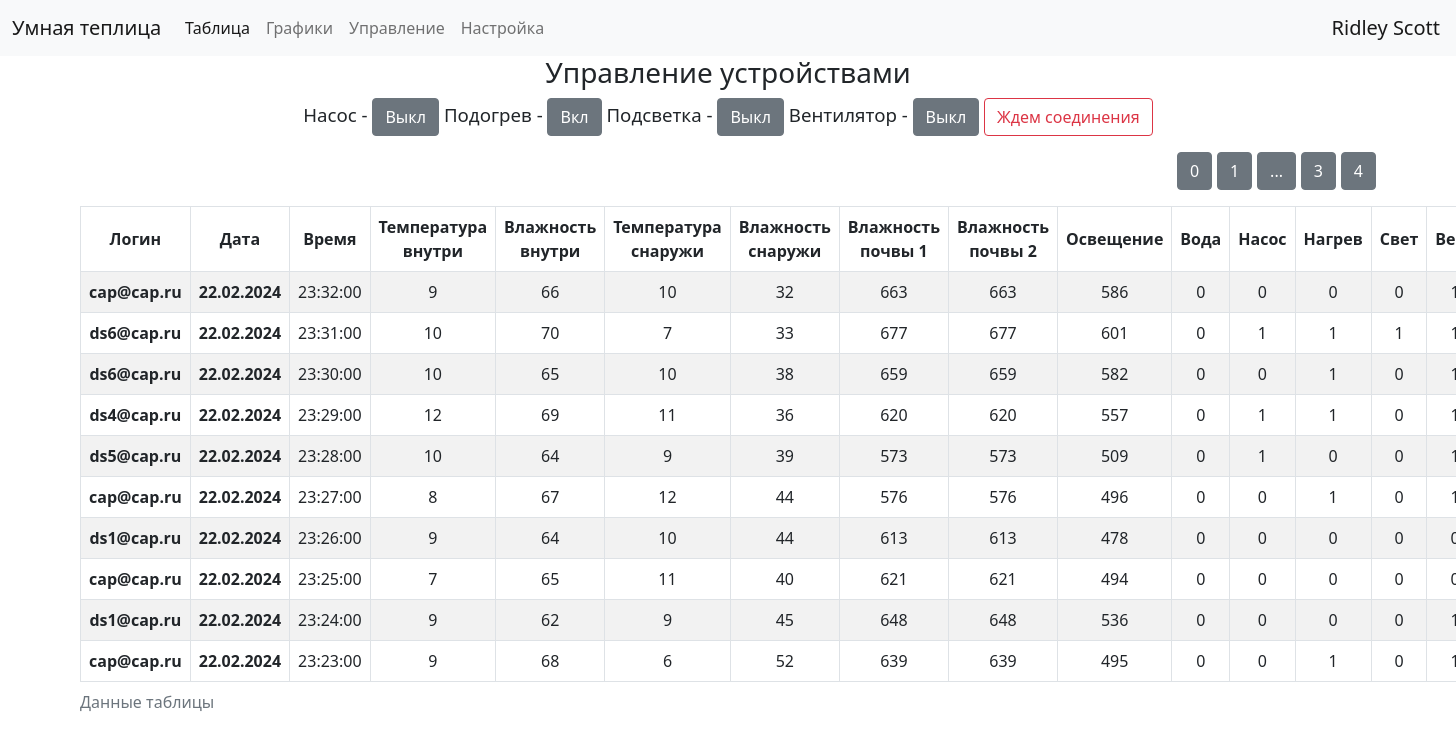
/table/2 (signed in), run on the app's committed database.
### data/users.py (models this page shows, shortened)
class User(SqlAlchemyBase,UserMixin):
    __tablename__ = 'users'
    id = sqlalchemy.Column(sqlalchemy.Integer, primary_key=True, autoincrement=True)
    surname = sqlalchemy.Column(sqlalchemy.String, nullable=True)
    name = sqlalchemy.Column(sqlalchemy.String, nullable=True)
    email = sqlalchemy.Column(sqlalchemy.String, index=True, unique=True, nullable=True)
    hashed_password = sqlalchemy.Column(sqlalchemy.String, nullable=True)
    modified_date = sqlalchemy.Column(sqlalchemy.DateTime, default=datetime.datetime.now)
    token = sqlalchemy.Column(sqlalchemy.String, nullable=True, default='NNNNNNNNNNN')

### data/sensors.py (models this page shows, shortened)
class Sensors(SqlAlchemyBase):
    __tablename__ = 'sensors'
    id = sqlalchemy.Column(sqlalchemy.Integer, primary_key=True, autoincrement=True)
    date = sqlalchemy.Column(sqlalchemy.DateTime, default=datetime.datetime.now)
    temp_in = sqlalchemy.Column(sqlalchemy.Integer, nullable=True, default=0)
    humidity_in = sqlalchemy.Column(sqlalchemy.Integer, nullable=True, default=0)
    temp_out = sqlalchemy.Column(sqlalchemy.Integer, nullable=True, default=0)
    humidity_out = sqlalchemy.Column(sqlalchemy.Integer, nullable=True, default=0)
    moisture1 = sqlalchemy.Column(sqlalchemy.Integer, nullable=True, default=0)
    moisture2 = sqlalchemy.Column(sqlalchemy.Integer, nullable=True, default=0)
    light = sqlalchemy.Column(sqlalchemy.Integer, nullable=True, default=0)
    token = sqlalchemy.Column(sqlalchemy.String, nullable=True, default='NNNNNNNNNNN')
    pump = sqlalchemy.Column(sqlalchemy.Integer, default=0)
    heat = sqlalchemy.Column(sqlalchemy.Integer, default=0)
    led = sqlalchemy.Column(sqlalchemy.Integer, default=0)
    fan = sqlalchemy.Column(sqlalchemy.Integer, default=0)
    water = sqlalchemy.Column(sqlalchemy.Integer, default=0)

### main.py (the view)
@app.route('/table/<page>')
@login_required
def table_page(page):
    db_sess = db_session.create_session()
    print('table', correkt_date_time())
    base_data = db_sess.query(Sensors).filter(current_user.is_authenticated,
                                              (Sensors.token == current_user.token) | (current_user.id == 1)).all()
    base_data = base_data[:100]
    users = db_sess.query(User).all()
    names = {name.token: (name.surname, name.name, name.email) for name in users}
    db_sess.close()
    return render_template('table.html', len_data=int(len(base_data) / 10) + 1,
                           names=names, status=dev_status(), text_button=name_button, base_data=base_data[::-1],
                           page=int(page), token=current_user.token,
                           up=False)

### data/db_session.py (called while the page is built)
def create_session() -> Session:
    global __factory
    return __factory()

### main.py (called while the page is built)
def correkt_date_time():
    dt = datetime.datetime.now()
    delta_time = datetime.timedelta(hours=3)
    dt += delta_time
    return dt

@login_manager.user_loader
def load_user(user_id):
    db_sess = db_session.create_session()
    return db_sess.query(User).get(user_id)

### templates/table.html (shortened to what this page needs)
{% extends "base.html" %}
{% block content %}
<div class="button_next">
    <p>
        {% for item in range(len_data) %}
        {% if page != item %}
        <a href="{{ item  }}" class="btn btn-secondary">{{ item }}</a>
        {% else %}
        <a href="" class="btn btn-secondary">...</a>
        {% endif %}
        {% endfor %}
    <div class="table_container">
        <table class="table table-striped table-hover table-bordered">
            <caption>Данные таблицы</caption>
            <thead>
            <tr>
                {% if current_user.is_authenticated and current_user.id == 1 %}
                <th scope="col" align="center">Логин</th>
                {% endif %}
                <th scope="col" align="center">Дата</th>
                <th scope="col">Время</th>
                <th scope="col">Температура внутри</th>
                <th scope="col">Влажность внутри</th>
                <th scope="col">Температура снаружи</th>
                <th scope="col">Влажность снаружи</th>
                <th scope="col">Влажность почвы 1</th>
                <th scope="col">Влажность почвы 2</th>
                <th scope="col">Освещение</th>
                <th scope="col">Вода</th>
                <th scope="col">Насос</th>
                <th scope="col">Нагрев</th>
                <th scope="col">Свет</th>
                <th scope="col">Вент</th>
            </tr>
            </thead>
            <tbody>
            {% for item in base_data[page * 10:(page + 1)*10] %}
            <tr>
                {% if current_user.is_authenticated and current_user.id == 1 %}
                <th scope="col" align="center">{{ names[item.token][2] }}</th>
                {% endif %}
                <th scope="row">{{item.date.strftime("%d.%m.%Y")}}</td>
                <td>{{item.date.strftime("%H:%M:%S")}}</td>
                <td>{{item.temp_in}}</td>
                <td>{{item.humidity_in}}</td>
                <td>{{item.temp_out}}</td>
                <td>{{item.humidity_out}}</td>
                <td>{{item.moisture1}}</td>
                <td>{{item.moisture2}}</td>
                <td>{{item.light}}</td>
                <td>{{item.water}}</td>
                <td>{{item.pump}}</td>
                <td>{{item.heat}}</td>
                <td>{{item.led}}</td>
                <td>{{item.fan}}</td>
            </tr>
            {% endfor %}
            </tbody>
        </table>
    </div>
    {% endblock %}

### templates/base.html (shortened to what this page needs)
<!doctype html>
<html lang="en">
<head>
                    <link rel="stylesheet"
                    href="https://cdn.jsdelivr.net/npm/bootstrap@5.0.0-beta1/dist/css/bootstrap.min.css"
>
    <link rel="stylesheet" type="text/css" href="/static/css/style.css"/>
</head>
<body>
<header>
    <nav class="navbar navbar-expand-lg navbar-light bg-light">
        <div class="container-fluid">
            <a class="navbar-brand" href="../readme">Умная теплица</a>
            <div class="collapse navbar-collapse" id="navbarNavAltMarkup">
                <div class="navbar-nav">
                        <a class="nav-link active" aria-current="page" href="../table/0">Таблица</a>
                        <a class="nav-link" href="../grafik">Графики</a>
                        <a class="nav-link" href="../dashboard">Управление</a>
                        <a class="nav-link" href="../send_param">Настройка</a>
                </div>
            </div>
            </div>
            {% if current_user.is_authenticated %}
            <a class="navbar-brand" href="/logout">{{ current_user.name }} {{ current_user.surname }}</a>
            {% else %}
            <p>
                 <a class="btn btn-success" href="/login">Вход</a>
            </p>
            {% endif %}
    </nav>
</header>
<main role="main" class="container">
{% if current_user.is_authenticated %}
<div class="dashboard"><h3>Управление устройствами</h3>
    <p align="center" class="buttons">
        {% for name in text_button %}
                {{text_button[name]}} - <button class="btn {{name}} btn-secondary">{{status[name]}}</button>
        {% endfor %}
        {% if status.sending == 0 %}
                <button class="btn btn-outline-danger">Ждем соединения</button>
        {% else %}
                <button class="btn btn-outline-success">Отправлено {{ status.date_down}}</button>
        {% endif %}
    </p>
    {% endif %}
</div>
    {% block content %}{% endblock %}
</main>
</body>
</html>

### static/css/style.css (style rules this page uses)
p { font-size: 14pt; }
table { padding: 0; margin: 0; width: 100%!important; }
tr, td, th { text-color: #ccffcc; text-align: center; vertical-align: middle; }
.button_next { text-align: right; }
.dashboard { text-align: center; align: center; vertical-align: middle; }

### data on the page
User: name "Ridley", surname "Scott"
Sensors: token.email "cap@cap.ru", date "22.02.2024", date "23:32:00", temp_in "9", humidity_in "66", temp_out "10", humidity_out "32", moisture1 "663", moisture2 "663", light "586", water "0", pump "0", heat "0", led "0"
Sensors: token.email "ds6@cap.ru", date "22.02.2024", date "23:31:00", temp_in "10", humidity_in "70", temp_out "7", humidity_out "33", moisture1 "677", moisture2 "677", light "601", water "0", pump "1", heat "1", led "1"
Sensors: token.email "ds6@cap.ru", date "22.02.2024", date "23:30:00", temp_in "10", humidity_in "65", temp_out "10", humidity_out "38", moisture1 "659", moisture2 "659", light "582", water "0", pump "0", heat "1", led "0"
Sensors: token.email "ds4@cap.ru", date "22.02.2024", date "23:29:00", temp_in "12", humidity_in "69", temp_out "11", humidity_out "36", moisture1 "620", moisture2 "620", light "557", water "0", pump "1", heat "1", led "0"
Sensors: token.email "ds5@cap.ru", date "22.02.2024", date "23:28:00", temp_in "10", humidity_in "64", temp_out "9", humidity_out "39", moisture1 "573", moisture2 "573", light "509", water "0", pump "1", heat "0", led "0"
Sensors: token.email "cap@cap.ru", date "22.02.2024", date "23:27:00", temp_in "8", humidity_in "67", temp_out "12", humidity_out "44", moisture1 "576", moisture2 "576", light "496", water "0", pump "0", heat "1", led "0"
Sensors: token.email "ds1@cap.ru", date "22.02.2024", date "23:26:00", temp_in "9", humidity_in "64", temp_out "10", humidity_out "44", moisture1 "613", moisture2 "613", light "478", water "0", pump "0", heat "0", led "0"
Sensors: token.email "cap@cap.ru", date "22.02.2024", date "23:25:00", temp_in "7", humidity_in "65", temp_out "11", humidity_out "40", moisture1 "621", moisture2 "621", light "494", water "0", pump "0", heat "0", led "0"
Sensors: token.email "ds1@cap.ru", date "22.02.2024", date "23:24:00", temp_in "9", humidity_in "62", temp_out "9", humidity_out "45", moisture1 "648", moisture2 "648", light "536", water "0", pump "0", heat "0", led "0"
Sensors: token.email "cap@cap.ru", date "22.02.2024", date "23:23:00", temp_in "9", humidity_in "68", temp_out "6", humidity_out "52", moisture1 "639", moisture2 "639", light "495", water "0", pump "0", heat "1", led "0"

### other printed values
{{ text_button[name] }} "Насос" "Подогрев" "Подсветка" "Вентилятор"
{{ status[name] }} "Выкл" "Вкл" "Выкл" "Выкл"
{{ item }} "0" "1" "3" "4"
